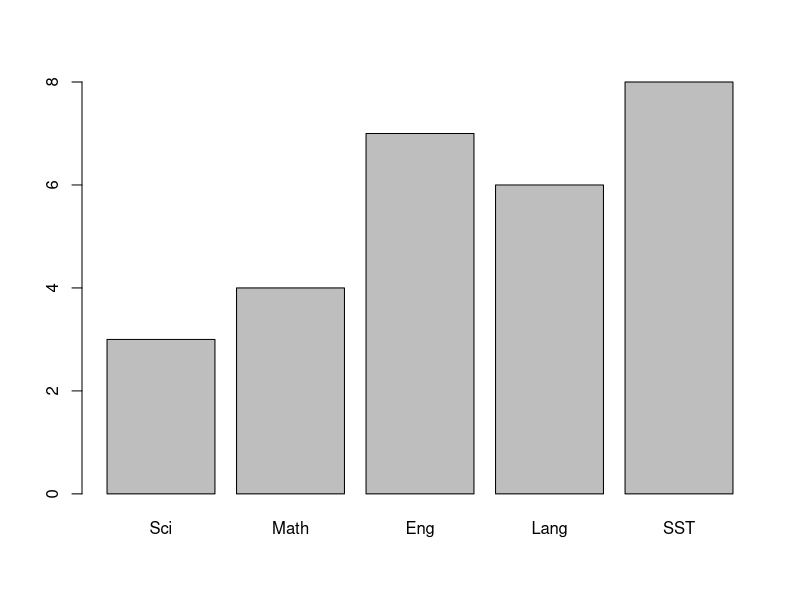
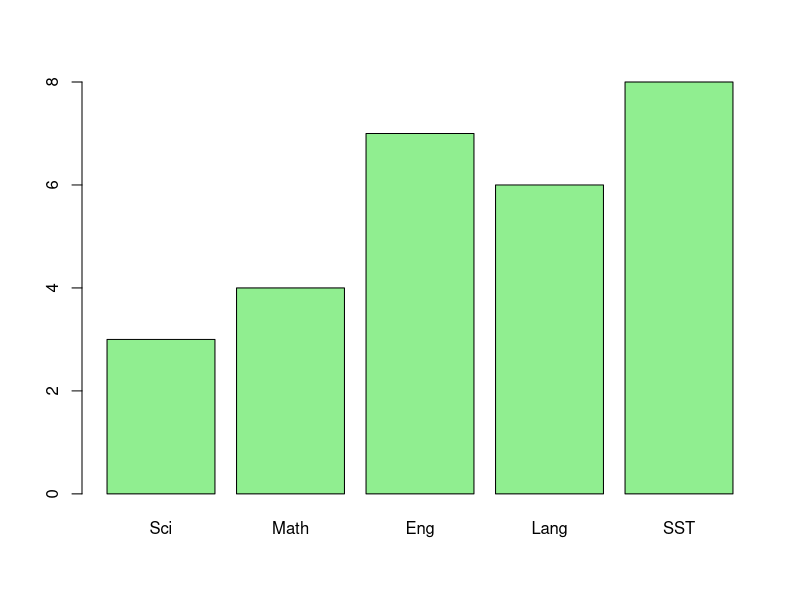
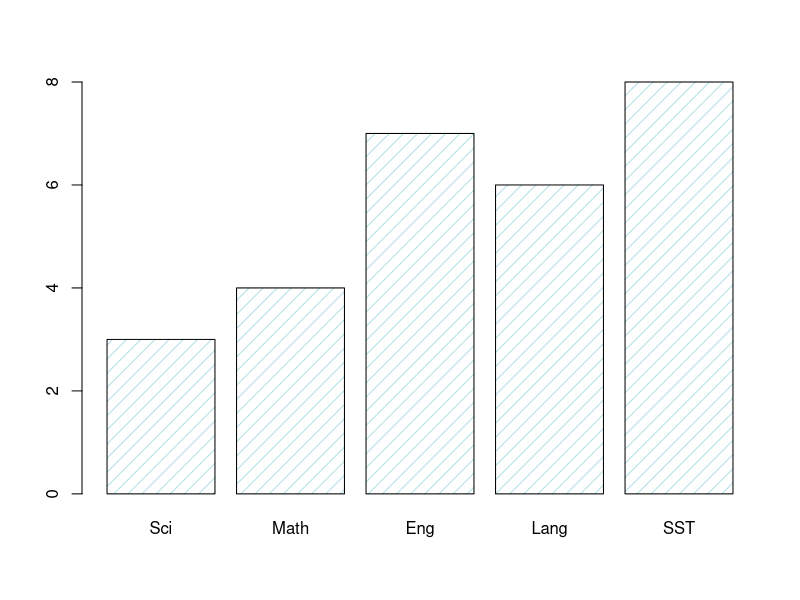
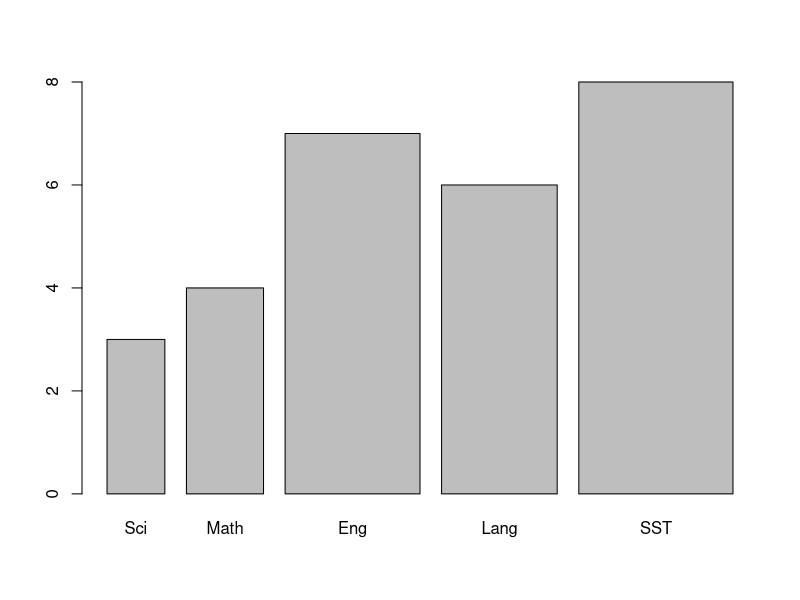
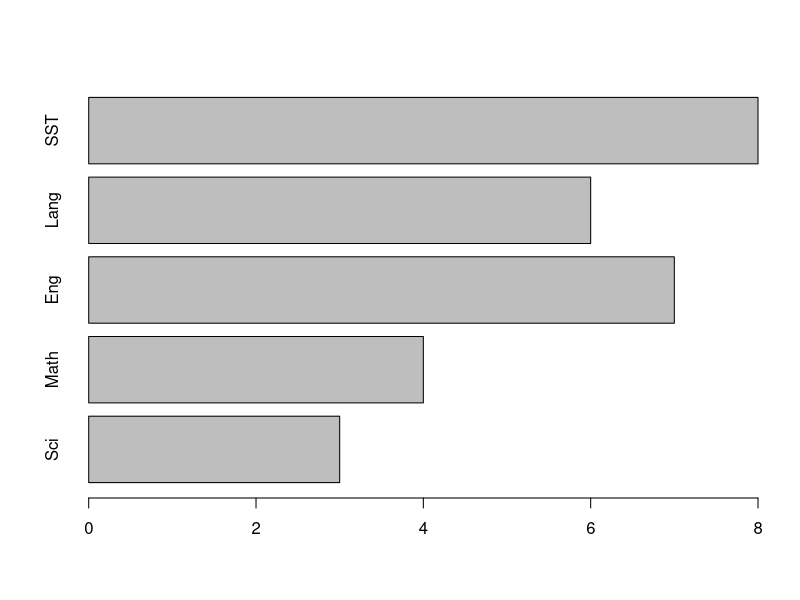
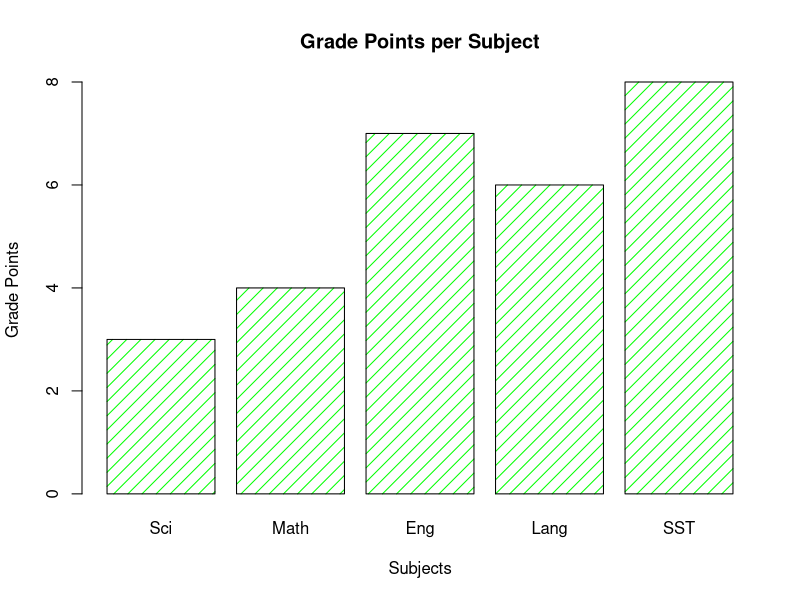
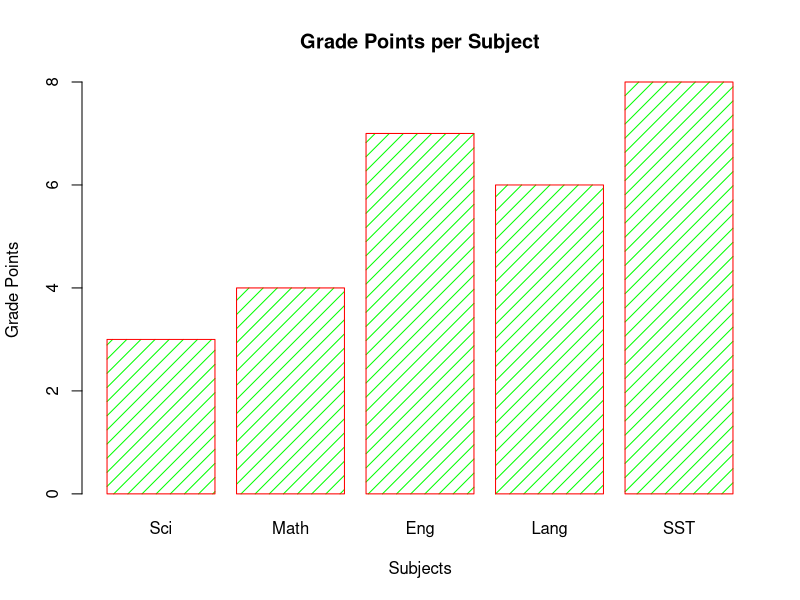
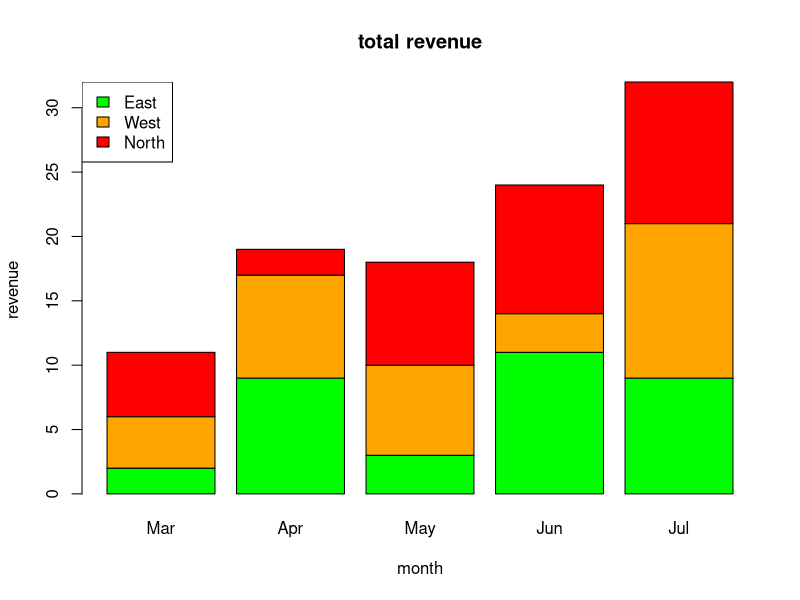

Here is the R script that generated these plots, in order:
# Day 5 : R Graphics

# Bar charts are rectangular bars used to visualize data.
#  created using barplot() function
# names.arg parameter - defines the names of each observation in the x-axis
# Syntax - barplot(H,xlab,ylab,main, names.arg,col)

x<- c("Sci", "Math","Eng", "Lang", "SST")
y <- c(3,4,7,6,8)
barplot(y, names.arg=x)

# col parameter - to change the color of the bars
barplot(y, names.arg=x, col="lightgreen")

#density parameter - to change the bar texture
barplot(y, names.arg=x, density=10,col="powderblue")

#width parameter - to change the bar width
barplot(y, names.arg=x, width=y/sum(y))

#horiz paramter = TRUE - for horizontal bars
barplot(y, names.arg= x, horiz=TRUE)

barplot(y, xlab="Subjects", ylab="Grade Points", main="Grade Points per Subject", names.arg=x, col="green", density=10)

#border paramter - to change color of the bar's border
barplot(y, xlab="Subjects", ylab="Grade Points", main="Grade Points per Subject", names.arg=x, col="green", density=10, border="red")


# Group Bar Chart and Stacked Bar Chart
# can be done using matrix as input values

# Create the input vectors.
colors = c("green","orange","red")
months <- c("Mar","Apr","May","Jun","Jul")
regions <- c("East","West","North")

# Create the matrix of the values.
Values <- matrix(c(2,9,3,11,9,4,8,7,3,12,5,2,8,10,11), nrow = 3, ncol = 5, byrow = TRUE)

# Create the bar chart
barplot(Values, main = "total revenue", names.arg = months, xlab = "month", ylab = "revenue", col = colors)

# Add the legend to the chart
legend("topleft", regions, cex = 1, fill = colors)
